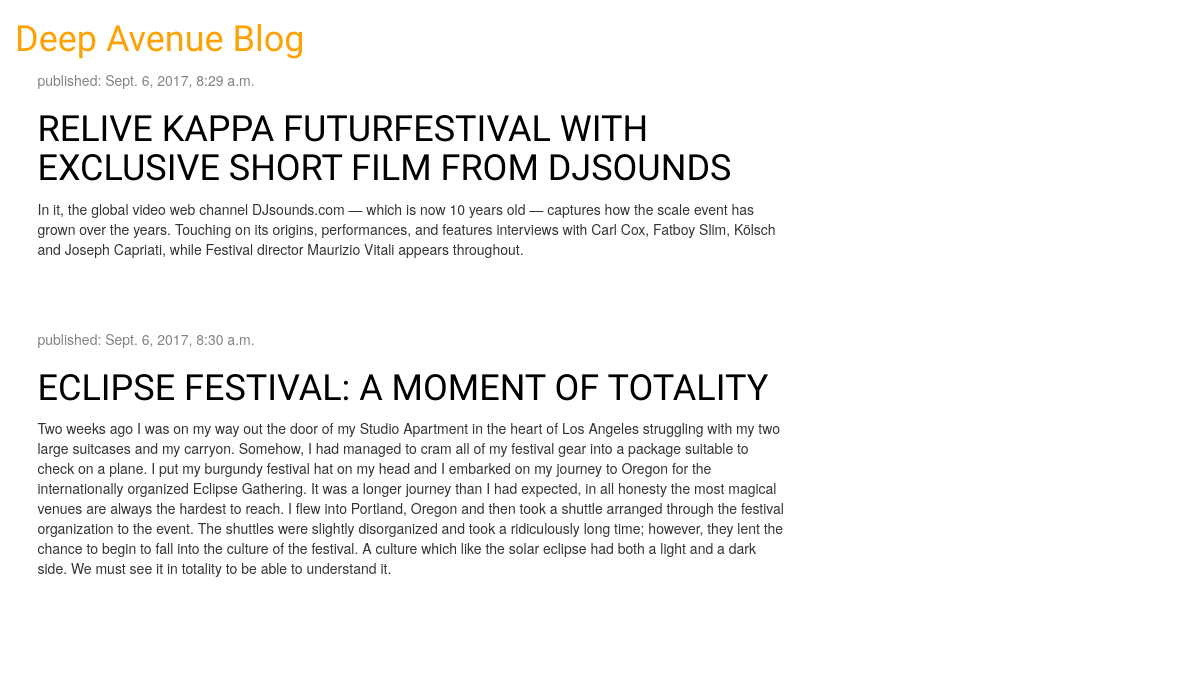
The page / on the database its author committed.
### blog/models.py (models this page shows, shortened)
class Post(models.Model):
    author = models.ForeignKey('auth.User')
    title = models.CharField(max_length=200)
    text = models.TextField()
    created_date = models.DateTimeField(
        default=timezone.now)
    published_date = models.DateTimeField(
        blank=True, null=True)

### blog/views.py (the view)
def post_list(request):
    posts = Post.objects.filter(
        published_date__lte=timezone.now()).order_by('published_date')
    return render(request, 'blog/post_list.html', {'posts': posts})

### blog/templates/blog/post_list.html
{% extends 'blog/base.html' %}
{% block content %}
    {% for post in posts %}
        <div class="post">
            <div class="date">
                <p>published: {{ post.published_date }}</p>
            </div>
            <h1><a href="{% url 'post_detail' pk=post.pk %}">{{ post.title }}</a></h1>
            <p>{{ post.text|linebreaksbr }}</p>
        </div>
    {% endfor %}
{% endblock %}

### blog/templates/blog/base.html (shortened to what this page needs)
{% load staticfiles %}
<html>
    <head>
        <link rel="stylesheet" href="{% static 'css/blog.css' %}">
        <link rel="stylesheet" href="//maxcdn.bootstrapcdn.com/bootstrap/3.2.0/css/bootstrap.min.css">
        <link rel="stylesheet" href="//maxcdn.bootstrapcdn.com/bootstrap/3.2.0/css/bootstrap-theme.min.css">
    </head>
    <body>
    <div>
        <h1><a href="/">Deep Avenue Blog</a></h1>
    </div>
    <div class="content container">
        <div class="row">
            <div class="col-md-8">
            {% block content %}
            {% endblock %}
            </div>
        </div>
    </div>
    </body>
</html>

### blog/static/css/blog.css (style rules this page uses)
h1 a { color: #FCA205; font-family: 'Lobster'; }
body { padding-left: 15px; }
.content { margin-left: 40px; }
h1, h2, h3, h4 { font-family: 'Lobster', cursive; }
.date { color: #828282; }
.post { margin-bottom: 70px; }
.post h1 a, .post h1 a:visited { color: #000000; }

### rows shown on the page
Post: published_date "Sept. 6, 2017, 8:29 a.m.", title "RELIVE KAPPA FUTURFESTIVAL WITH EXCLUSIVE SHORT FILM FROM DJSOUNDS", text "In it, the global video web channel DJsounds.com — which is now 10 years old — captures how the scale event has grown over the years. Touching on its origins, performances, and features interviews with Carl Cox, Fatboy Slim, Kölsch and Joseph Capriati, while Festival director Maurizio Vitali appears throughout."
Post: published_date "Sept. 6, 2017, 8:30 a.m.", title "ECLIPSE FESTIVAL: A MOMENT OF TOTALITY", text "Two weeks ago I was on my way out the door of my Studio Apartment in the heart of Los Angeles struggling with my two large suitcases and my carryon. Somehow, I had managed to cram all of my festival gear into a package suitable to check on a plane. I put my burgundy festival hat on my head and I embarked on my journey to Oregon for the internationally organized Eclipse Gathering. It was a longer journey than I had expected, in all honesty the most magical venues are always the hardest to reach. I flew into Portland, Oregon and then took a shuttle arranged through the festival organization to the event. The shuttles were slightly disorganized and took a ridiculously long time; however, they…"
